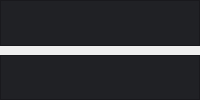
                                <widget class="QWidget" name="page_2">
                                 <layout class="QVBoxLayout" name="verticalLayout_8">
                                  <property name="spacing">
                                   <number>9</number>
                                  </property>
                                  <property name="leftMargin">
                                   <number>0</number>
                                  </property>
                                  <property name="topMargin">
                                   <number>0</number>
                                  </property>
                                  <property name="rightMargin">
                                   <number>0</number>
                                  </property>
                                  <property name="bottomMargin">
                                   <number>0</number>
                                  </property>
                                  <item>
                                   <widget class="QFrame" name="frame_4">
                                    <property name="minimumSize">
                                     <size>
                                      <width>0</width>
                                      <height>0</height>
                                     </size>
                                    </property>
                                    <property name="maximumSize">
                                     <size>
                                      <width>16777215</width>
                                      <height>12345678</height>
                                     </size>
                                    </property>
                                    <property name="styleSheet">
                                     <string notr="true">background-color: rgb(32, 33, 37);</string>
                                    </property>
                                    <property name="frameShape">
                                     <enum>QFrame::StyledPanel</enum>
                                    </property>
                                    <property name="frameShadow">
                                     <enum>QFrame::Raised</enum>
                                    </property>
                                    <widget class="QLabel" name="label">
                                     <property name="geometry">
                                      <rect>
                                       <x>50</x>
                                       <y>90</y>
                                       <width>261</width>
                                       <height>71</height>
                                      </rect>
                                     </property>
                                     <property name="font">
                                      <font>
                                       <pointsize>20</pointsize>
                                      </font>
                                     </property>
                                     <property name="styleSheet">
                                      <string notr="true">color: rgb(255, 255, 255);</string>
                                     </property>
                                     <property name="text">
                                      <string>Dinamic char</string>
                                     </property>
                                    </widget>
                                   </widget>
                                  </item>
                                  <item>
                                   <widget class="QFrame" name="frame">
                                    <property name="minimumSize">
                                     <size>
                                      <width>0</width>
                                      <height>0</height>
                                     </size>
                                    </property>
                                    <property name="maximumSize">
                                     <size>
                                      <width>16777215</width>
                                      <height>12345678</height>
                                     </size>
                                    </property>
                                    <property name="styleSheet">
                                     <string notr="true">background-color: rgb(32, 33, 37);</string>
                                    </property>
                                    <property name="frameShape">
                                     <enum>QFrame::StyledPanel</enum>
                                    </property>
                                    <property name="frameShadow">
                                     <enum>QFrame::Raised</enum>
                                    </property>
                                    <widget class="QLabel" name="label_8">
                                     <property name="geometry">
                                      <rect>
                                       <x>50</x>
                                       <y>70</y>
                                       <width>261</width>
                                       <height>71</height>
                                      </rect>
                                     </property>
                                     <property name="font">
                                      <font>
                                       <pointsize>20</pointsize>
                                      </font>
                                     </property>
                                     <property name="styleSheet">
                                      <string notr="true">color: rgb(255, 255, 255);</string>
                                     </property>
                                     <property name="text">
                                      <string>lista de cliente</string>
                                     </property>
                                    </widget>
                                   </widget>
                                  </item>
                                 </layout>
                                </widget>
